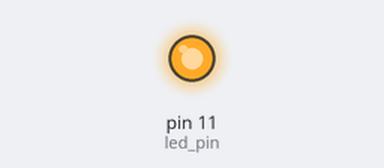
Simulated run of this sketch. Board: Arduino Uno, built with avr-gcc and run on an emulated ATmega328P. On the bench: output pins drawn as LEDs (lit = HIGH).

Above: at 1.4 s.
At 5.4 s:
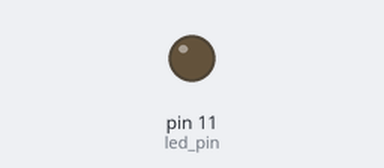
Timing chart, 0 to 10.3 s (numbered marks = the images above):
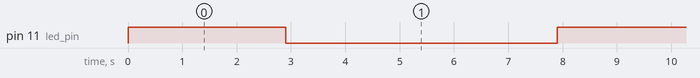

The sketch:

SendDemo.ino
```cpp
/*
  Example for different sending methods

  http://code.google.com/p/rc-switch/

*/

#include <RCSwitch.h>

RCSwitch mySwitch = RCSwitch();
const int led_pin = 11;

void setup() {

  Serial.begin(9600);

  // Transmitter is connected to Arduino Pin #10
  mySwitch.enableTransmit(12);

  // Optional set pulse length.
  // mySwitch.setPulseLength(320);

  // Optional set protocol (default is 1, will work for most outlets)
  // mySwitch.setProtocol(2);

  // Optional set number of transmission repetitions.
  // mySwitch.setRepeatTransmit(15);
  pinMode(led_pin, OUTPUT);

}

void loop() {

  digitalWrite(led_pin, HIGH);
  /* See Example: TypeA_WithDIPSwitches */
  //mySwitch.switchOn("11111", "00010");
  //delay(1000);
  //mySwitch.switchOn("11111", "00010");
  //delay(1000);

  /* Same switch as above, but using decimal code */
  //mySwitch.send(5393, 24);
  //delay(1000);
  //mySwitch.send(5396, 24);
  //delay(1000);

  /* Same switch as above, but using binary code */
  mySwitch.send("teste");
  delay(1000);
  mySwitch.send("teste");
  delay(1000);

  /* Same switch as above, but tri-state code */
  //mySwitch.sendTriState("00000FFF0F0F");
  //delay(1000);
  //mySwitch.sendTriState("00000FFF0FF0");
  //delay(1000);

  digitalWrite(led_pin, LOW);
  delay(5000);
}
```

Measured:
- by itself, pin 11 (led_pin): alternates HIGH for 2.9 s and LOW for 5.0 s
